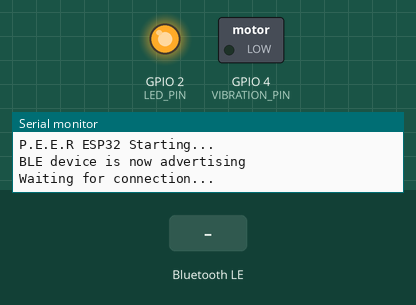
This sketch was run on a simulated ESP32. Shown: switched loads named in the sketch (green lamp = pin HIGH), output pins drawn as LEDs (lit = HIGH), the last lines printed to the serial monitor. Dashed ring = blinking. The inputs (shaded band) are chosen by the test bench. Nothing arrives over Bluetooth unless stated; a phone connects over Bluetooth LE 3 s after start.

Above: at 0.1 s.
At 1.9 s:
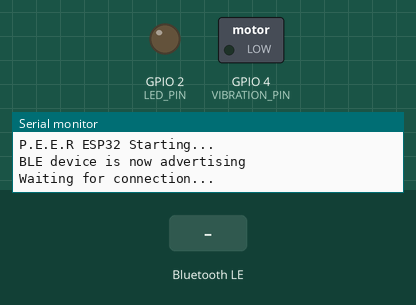
At 3.2 s:
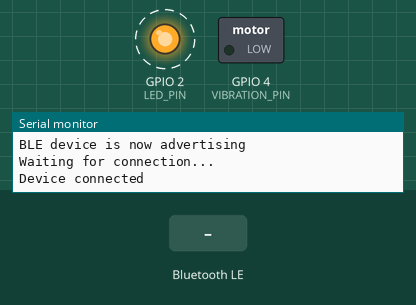
3.3 s: Bluetooth LE write "VIBRATE:" received
5.7 s: Bluetooth LE write "LED:" received
7.2 s: Bluetooth LE write "REMINDER:" received
Timing chart, 0 to 10.2 s (numbered marks = the images above; inputs shaded):
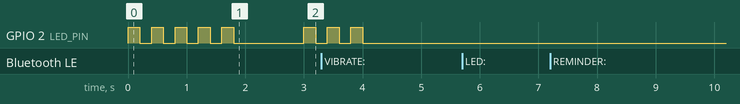

The sketch:

vidyut_bandhu.ino
```cpp
// ============================================================================
// ESP32 BLE Firmware for P.E.E.R
// Hardware: ESP32 DevKit, LED, Vibration Motor, Light Sensor (LDR)
// ============================================================================

#include <BLE2902.h>
#include <BLEDevice.h>
#include <BLEServer.h>
#include <BLEUtils.h>

// UUIDs for BLE Service and Characteristic
#define SERVICE_UUID "4fafc201-1fb5-459e-8fcc-c5c9c331914b"
#define CHARACTERISTIC_UUID "beb5483e-36e1-4688-b7f5-ea07361b26a8"

// Pin Definitions
#define LED_PIN 2           // Built-in LED
#define VIBRATION_PIN 4     // Vibration motor
#define LIGHT_SENSOR_PIN 34 // LDR analog input

// Global Variables
BLEServer *pServer = NULL;
BLECharacteristic *pCharacteristic = NULL;
bool deviceConnected = false;
bool oldDeviceConnected = false;

// Settings (can be updated via BLE)
struct Settings {
  bool reminderEnabled = true;
  int vibrationIntensity = 128; // 0-255
  int ledBrightness = 128;      // 0-255
  String reminderTimes[3] = {"08:00", "16:00", "20:00"};
} settings;

// BLE Server Callbacks
class MyServerCallbacks : public BLEServerCallbacks {
  void onConnect(BLEServer *pServer) {
    deviceConnected = true;
    Serial.println("Device connected");
    // Blink LED to indicate connection
    blinkLED(3);
  }

  void onDisconnect(BLEServer *pServer) {
    deviceConnected = false;
    Serial.println("Device disconnected");
  }
};

// BLE Characteristic Callbacks
class MyCallbacks : public BLECharacteristicCallbacks {
  void onWrite(BLECharacteristic *pCharacteristic) {
    std::string value = pCharacteristic->getValue();

    if (value.length() > 0) {
      Serial.println("Received command:");
      Serial.println(value.c_str());

      // Parse commands
      String command = String(value.c_str());

      if (command.startsWith("VIBRATE:")) {
        int duration = command.substring(8).toInt();
        vibrate(duration);
      } else if (command.startsWith("LED:")) {
        int brightness = command.substring(4).toInt();
        setLED(brightness);
      } else if (command.startsWith("REMINDER:")) {
        String enabled = command.substring(9);
        settings.reminderEnabled = (enabled == "ON");
      } else if (command == "GET_LIGHT") {
        int lightLevel = readLightSensor();
        String response = "LIGHT:" + String(lightLevel);
        pCharacteristic->setValue(response.c_str());
        pCharacteristic->notify();
      }
    }
  }
};

void setup() {
  Serial.begin(115200);
  Serial.println("P.E.E.R ESP32 Starting...");

  // Initialize pins
  pinMode(LED_PIN, OUTPUT);
  pinMode(VIBRATION_PIN, OUTPUT);
  pinMode(LIGHT_SENSOR_PIN, INPUT);

  // Initialize BLE
  BLEDevice::init("P.E.E.R");

  // Create BLE Server
  pServer = BLEDevice::createServer();
  pServer->setCallbacks(new MyServerCallbacks());

  // Create BLE Service
  BLEService *pService = pServer->createService(SERVICE_UUID);

  // Create BLE Characteristic
  pCharacteristic = pService->createCharacteristic(
      CHARACTERISTIC_UUID, BLECharacteristic::PROPERTY_READ |
                               BLECharacteristic::PROPERTY_WRITE |
                               BLECharacteristic::PROPERTY_NOTIFY);

  pCharacteristic->setCallbacks(new MyCallbacks());
  pCharacteristic->addDescriptor(new BLE2902());

  // Start the service
  pService->start();

  // Start advertising
  BLEAdvertising *pAdvertising = BLEDevice::getAdvertising();
  pAdvertising->addServiceUUID(SERVICE_UUID);
  pAdvertising->setScanResponse(true);
  pAdvertising->setMinPreferred(0x06);
  pAdvertising->setMinPreferred(0x12);
  BLEDevice::startAdvertising();

  Serial.println("BLE device is now advertising");
  Serial.println("Waiting for connection...");

  // Initial LED blink to show device is ready
  blinkLED(5);
}

void loop() {
  // Handle disconnection
  if (!deviceConnected && oldDeviceConnected) {
    delay(500);
    pServer->startAdvertising();
    Serial.println("Start advertising again");
    oldDeviceConnected = deviceConnected;
  }

  // Handle new connection
  if (deviceConnected && !oldDeviceConnected) {
    oldDeviceConnected = deviceConnected;
  }

  // Periodic light sensor reading (every 10 seconds)
  static unsigned long lastSensorRead = 0;
  if (millis() - lastSensorRead > 10000) {
    lastSensorRead = millis();

    if (deviceConnected) {
      int lightLevel = readLightSensor();
      String data = "LIGHT:" + String(lightLevel);
      pCharacteristic->setValue(data.c_str());
      pCharacteristic->notify();
      Serial.println("Sent light level: " + String(lightLevel));
    }
  }

  // Check for reminder times (simplified - in production use RTC)
  // This would require adding a real-time clock module

  delay(100);
}

// Helper Functions

void blinkLED(int times) {
  for (int i = 0; i < times; i++) {
    digitalWrite(LED_PIN, HIGH);
    delay(200);
    digitalWrite(LED_PIN, LOW);
    delay(200);
  }
}

void setLED(int brightness) {
  analogWrite(LED_PIN, brightness);
  Serial.println("LED brightness set to: " + String(brightness));
}

void vibrate(int duration) {
  Serial.println("Vibrating for " + String(duration) + "ms");
  analogWrite(VIBRATION_PIN, settings.vibrationIntensity);
  delay(duration);
  analogWrite(VIBRATION_PIN, 0);
}

int readLightSensor() {
  int reading = analogRead(LIGHT_SENSOR_PIN);
  Serial.println("Light sensor reading: " + String(reading));
  return reading;
}

void triggerReminder() {
  // Vibrate and blink LED
  vibrate(500);
  blinkLED(3);
  Serial.println("Reminder triggered!");
}
```

Measured:
- by itself, GPIO 2 (LED_PIN): alternates HIGH for 0.20 s and LOW for 0.20 s, 4 changes in all, then stays LOW
